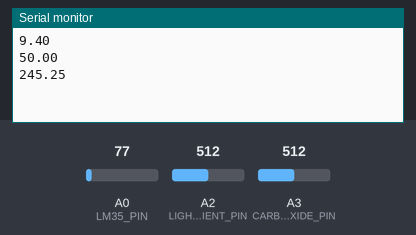
This program was run on a simulated Arduino MKR. Shown: the last lines printed to the serial monitor. Inputs (shaded band) come from the test bench; at power-on: A0 (LM35_PIN) = 77, A2 (LIGHT_AMBIENT_PIN) = 512, A3 (CARBON_MONOXIDE_PIN) = 512.

Above: at 1.2 s.
1.3 s: A0 (LM35_PIN) set to 92
6.3 s: A2 (LIGHT_AMBIENT_PIN) set to 716
At 10.8 s:
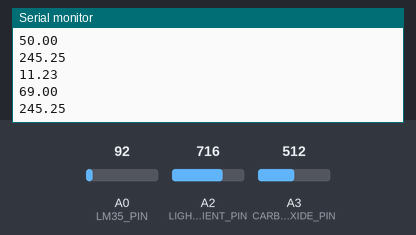
11.3 s: A3 (CARBON_MONOXIDE_PIN) set to 716
16.3 s: A0 (LM35_PIN) set to 107
At 20.8 s:
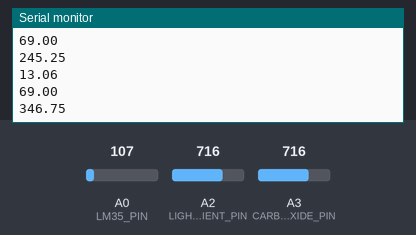
21.3 s: A2 (LIGHT_AMBIENT_PIN) set to 900
26.3 s: A3 (CARBON_MONOXIDE_PIN) set to 900
At 30.9 s:
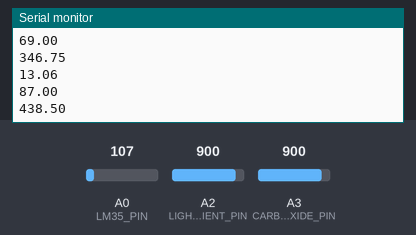
Timing chart, 0 to 32.3 s (numbered marks = the images above; inputs shaded):
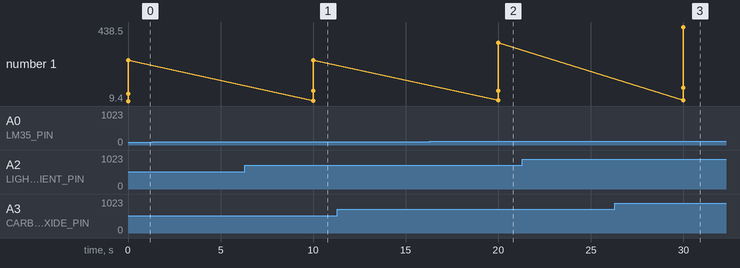

Measured:
- after the input at 6.3 s, the serial monitor: prints a new line after 3.7 s (image 1)
- after the input at 16.3 s, the serial monitor: prints a new line after 3.7 s (image 2)
- after the input at 26.3 s, the serial monitor: prints a new line after 3.7 s (image 3)
- plotted number 1: 346.75 → 438.5 after the input at 26.3 s

The program:

main.cpp
```cpp
#include <Arduino.h>
#include "LM35Sensor.hpp"
#include "LightAmbientSensor.hpp"
#include "CarbonMonoxideSensor.hpp"
#include <iostream>
#include <SPI.h>

const int LM35_PIN = A0;
const int LIGHT_AMBIENT_PIN = A2;
const int CARBON_MONOXIDE_PIN = A3;
/*
  Titre      : Titre du programme
  Auteur     : Ernest Samuel Andre
  Date       : 16/05/2023
  Description: Ce programme consiste a lire des donnees de capteurs de temperature, de lumiere et de monoxide
              de carbone pour esuite les envoyes dans une base de donnees afin de prendre des desiscions et pour
              controler l environnement autour de notre objet
  Version    : 0.0.1
*/

// declaration des onjets utilises
LM35Sensor lm35(LM35_PIN);
LightAmbientSensor lightAmbient(LIGHT_AMBIENT_PIN);
CarbonMonoxideSensor carbonMonoxide(CARBON_MONOXIDE_PIN);

void setup()
{
  // initialisation du moniteur
  Serial.begin(9600);
}

void loop()
{

  int sensorValue = analogRead(CARBON_MONOXIDE_PIN);
  int tempValue = analogRead(LM35_PIN);
  int lightValue = analogRead(LIGHT_AMBIENT_PIN);

  // Lecture des valeurs des capteurs et insertion dans la base de données
  float temperature = lm35.readTemperature(tempValue);
  float lightLevel = lightAmbient.readLightLevel(lightValue);
  float ppm = (carbonMonoxide.calibrate(sensorValue)/4);

  Serial.println(temperature); // Donnee de temperature en celcius
  Serial.println(lightLevel);  // Donnee de lumiere en pourcentage
  Serial.println(ppm);         // Donnee de carbon monixide en ppm
  delay(10000);
}
```

CarbonMonoxideSensor.hpp
```cpp
/*
  Titre      : Titre du programme
  Auteur     : Ernest Samuel Andre
  Date       : 16/05/2023
  Description: Ce programme consiste a lire des donnees de capteurs de temperature, de lumiere et de monoxide
              de carbone pour esuite les envoyes dans une base de donnees afin de prendre des desiscions et pour
              controler l environnement autour de notre objet
  Version    : 0.0.1
*/

#ifndef CarbonMonoxideSensor_hpp
#define CarbonMonoxideSensor_hpp

#include <Arduino.h>

class CarbonMonoxideSensor
{
private:
  int pin;

public:
  CarbonMonoxideSensor(int pin);
  float calibrate(int sensorValue);
};
#endif
```

LM35Sensor.hpp
```cpp
/*
  Titre      : Titre du programme
  Auteur     : Ernest Samuel Andre
  Date       : 16/05/2023
  Description: Une description du programme
  Version    : Ce programme consiste a lire des donnees de capteurs de temperature, de lumiere et de monoxide
              de carbone pour esuite les envoyes dans une base de donnees afin de prendre des desiscions et pour
              controler l environnement autour de notre objet
*/

// Class pour le capteur de temperature LM35
#ifndef LM35_SENSOR_HPP
#define LM35_SENSOR_HPP
#include <Arduino.h>

class LM35Sensor
{
private:
  int pin;

public:
  LM35Sensor(int pin);

  float readTemperature(int tempValue);
};

#endif 
```

LightAmbientSensor.hpp
```cpp
/*
  Titre      : Titre du programme
  Auteur     : Ernest Samuel Andre
  Date       : 16/05/2023
  Description: Ce programme consiste a lire des donnees de capteurs de temperature, de lumiere et de monoxide
              de carbone pour esuite les envoyes dans une base de donnees afin de prendre des desiscions et pour
              controler l environnement autour de notre objet
  Version    : 0.0.1
*/

// Class pour le capteur de lumiere ambiante DFR0026
#ifndef LightAmbientSensor_hpp
#define LightAmbientSensor_hpp

#include <Arduino.h>

class LightAmbientSensor
{
private:
  int pin;

public:
  LightAmbientSensor(int pin);
  float readLightLevel(int lightVal);
};

#endif
```

CarbonMonoxideSensor..cpp
```cpp
/*
  Titre      : EcoSensor
  Auteur     : Ernest Samuel Andre
  Date       : 24/05/2023
  Description: Ce programme consiste a lire des donnees de capteurs de temperature, de lumiere et de monoxide
              de carbone pour esuite les envoyes dans une base de donnees afin de prendre des desiscions et pour
              controler l environnement autour de notre objet
  Version    : 0.0.1
*/

#include "CarbonMonoxideSensor.hpp"

CarbonMonoxideSensor::CarbonMonoxideSensor(int pin) : pin(pin) {}

float CarbonMonoxideSensor::calibrate(int sensorValue)
{
  float ppm = 0.0;
  if (sensorValue <= 20)
  {
    ppm = 0.0;
  }
  else if (sensorValue >= 1023)
  {
    ppm = 2000.0;
  }
  else
  {
    ppm = map(sensorValue, 20, 1023, 0, 2000);
  }
  return ppm;
}
```

LM35Sensor.cpp
```cpp
// LM35Sensor.cpp

/*
  Titre      : Titre du programme
  Auteur     : Ernest Samuel Andre
  Date       : 16/05/2023
  Description: Ce programme consiste a lire des donnees de capteurs de temperature, de lumiere et de monoxide
              de carbone pour esuite les envoyes dans une base de donnees afin de prendre des desiscions et pour
              controler l environnement autour de notre objet
  Version    : 0.0.1
*/

#include "LM35Sensor.hpp"

LM35Sensor::LM35Sensor(int pin)
{
    pin = pin;
} // dans la pin entre parethese on met la broche

float LM35Sensor::readTemperature(int tempValue)
{
    {
        int rawValue = analogRead(pin);
        float temperature1 = (rawValue / 4095.0) * 5.0;
        float temperature2 = temperature1 * 100.0;
        return temperature2;
    }
}
```

LightAmbientSensor.cpp
```cpp
/*
  Titre      : Titre du programme
  Auteur     : Ernest Samuel Andre
  Date       : 16/05/2023
  Description: Ce programme consiste a lire des donnees de capteurs de temperature, de lumiere et de monoxide
              de carbone pour esuite les envoyes dans une base de donnees afin de prendre des desiscions et pour
              controler l environnement autour de notre objet
  Version    : 0.0.1
*/

#include "LightAmbientSensor.hpp"

LightAmbientSensor::LightAmbientSensor(int pin) : pin(pin) {}

float LightAmbientSensor::readLightLevel(int lightVal)
{
  int rawValue = analogRead(pin);
  int lightLevel = map(rawValue, 0, 1023, 0, 100); // Convertion de notre valeur obtenue en pourcentage
  return lightLevel;
}
```
